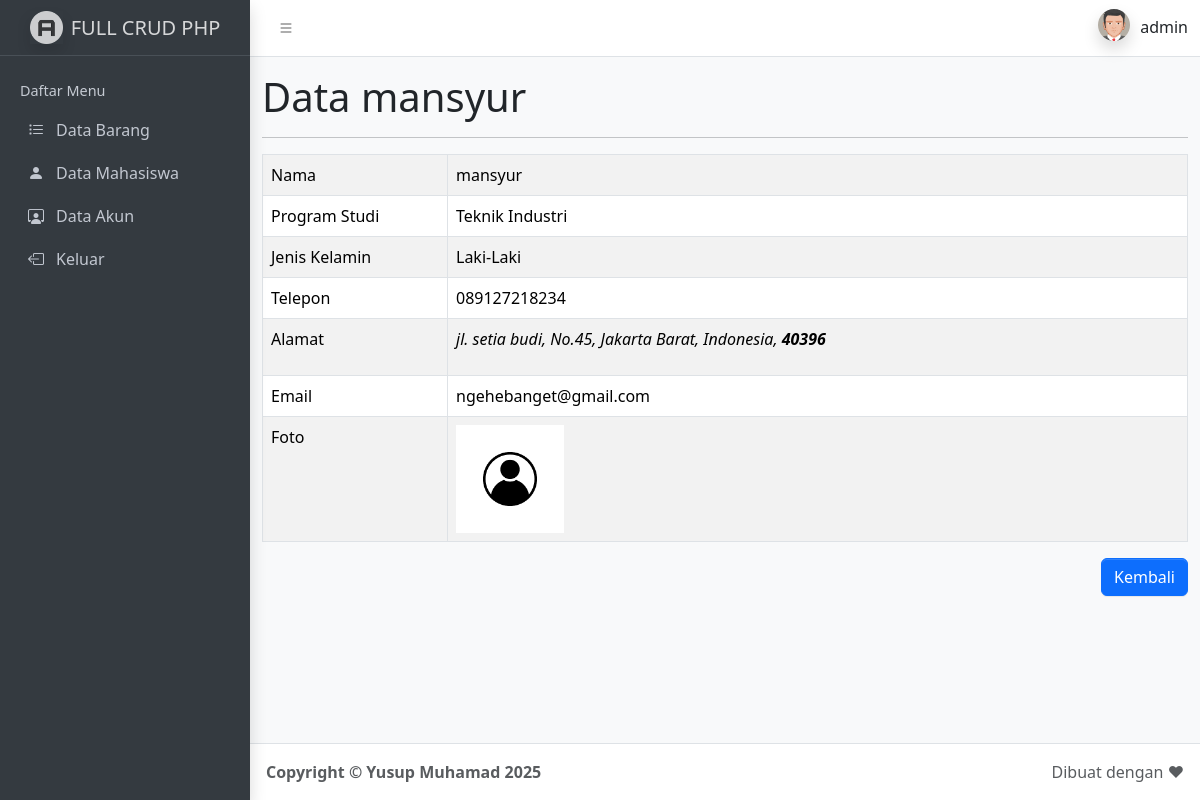
The app's page /detail-mahasiswa.php?id_mahasiswa=8 (signed in) with its own data.
### tables this page shows
CREATE TABLE `mahasiswa` (
  `id_mahasiswa` int(11) NOT NULL,
  `nama` varchar(100) NOT NULL,
  `prodi` varchar(50) NOT NULL,
  `jk` varchar(10) NOT NULL,
  `telepon` varchar(30) NOT NULL,
  `alamat` text NOT NULL,
  `email` varchar(30) NOT NULL,
  `foto` varchar(100) NOT NULL
);

### config/controller.php (called while the page is built, shortened)
<?php
function select($query)
{
    global $db;
    $result = mysqli_query($db, $query);
    $rows = [];
    while ($row = mysqli_fetch_assoc($result)) {
        $rows[] = $row;
    }
    return $rows;
}
?>

### detail-mahasiswa.php (the view, shortened to what this page needs)
<?php
include 'layout/header.php';
$id_mahasiswa = (int)$_GET['id_mahasiswa'];
$mahasiswa = select("SELECT * FROM mahasiswa WHERE id_mahasiswa = $id_mahasiswa")[0];
?>
<div class="container mt-3">
        <h1>Data <?= $mahasiswa['nama']; ?></h1>
        <hr>
        <table class="table table-bordered table-striped mt-3">
            <tr>
                <td>Nama</td>
                <td><?= $mahasiswa['nama']; ?></td>
            </tr>
            <tr>
                <td>Program Studi</td>
                <td><?= $mahasiswa['prodi']; ?></td>
            </tr>
            <tr>
                <td>Jenis Kelamin</td>
                <td><?= $mahasiswa['jk']; ?></td>
            </tr>
            <tr>
                <td>Telepon</td>
                <td><?= $mahasiswa['telepon']; ?></td>
            </tr>
            <tr>
                <td>Alamat</td>
                <td><?= $mahasiswa['alamat']; ?></td>
            </tr>
            <tr>
                <td>Email</td>
                <td><?= $mahasiswa['email']; ?></td>
            </tr>
            <tr>
                <td width="20%">Foto</td>
                <td>
                    <a href="assets/img/<?= $mahasiswa['foto']; ?>">
                        <img src="assets/img/<?= $mahasiswa['foto']; ?>" alt="foto" width="15%">
                    </a>
                </td>
            </tr>
        </table>
        <a href="mahasiswa.php" class="btn btn-primary mb-3" style="float: right;">Kembali</a>
    </div>
<?php include 'layout/footer.php'; ?>

### records on screen
mahasiswa: nama "mansyur", prodi "Teknik Industri", jk "Laki-Laki", telepon "089127218234", alamat "jl. setia budi, No.45, Jakarta Barat, Indonesia, 40396", email "ngehebanget@gmail.com", foto (picture)

### other values on screen
$_SESSION['nama'] "admin"
